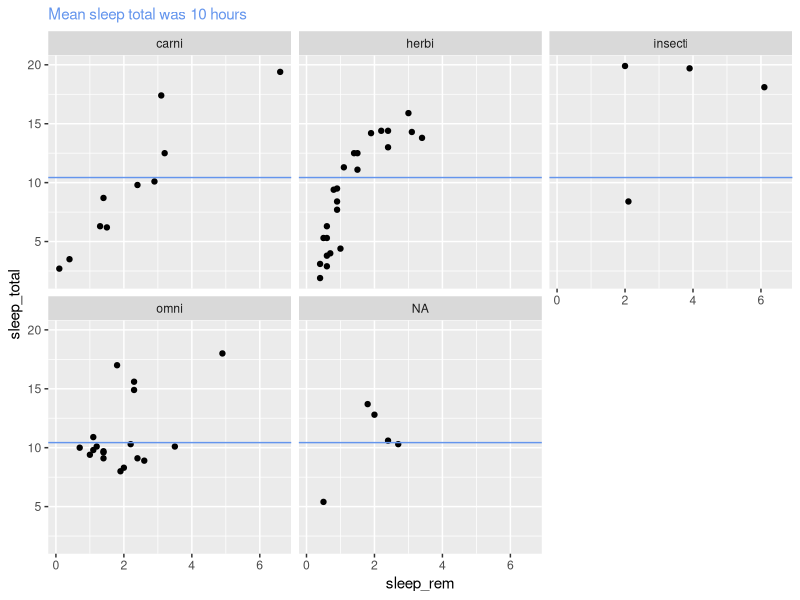
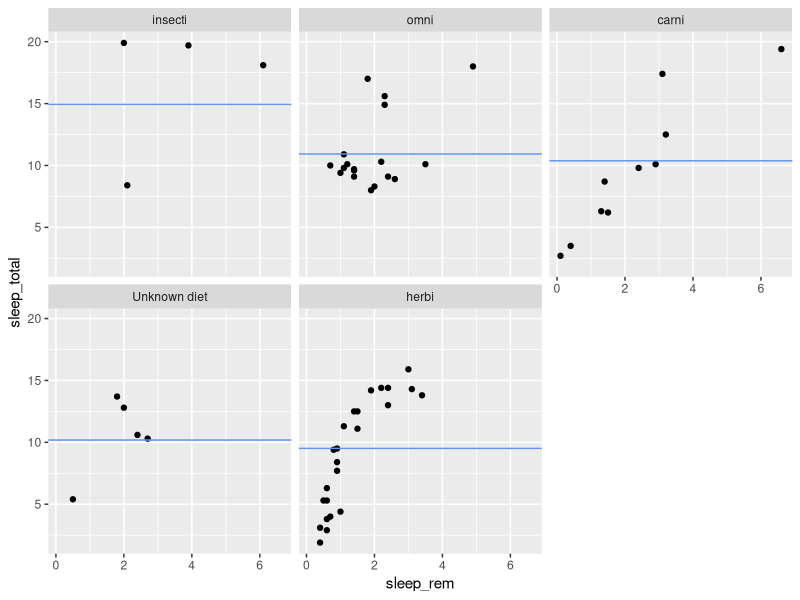

The R source for these figures, in order:
library(tidyverse)
library(ggtext)

sleep_total_mean <- msleep %>% 
  pull(sleep_total) %>% 
  mean()

msleep %>% 
  ggplot(aes(x = sleep_rem,
             y = sleep_total)) +
  geom_point() + 
  geom_hline(yintercept = sleep_total_mean,
             color = "cornflowerblue") +
  labs(subtitle = str_glue("<span style='color:cornflowerblue'>Mean sleep total was {round(sleep_total_mean)} hours</span>")) +
  facet_wrap(~ vore) +
  theme(plot.subtitle = element_markdown())



msleep %>% 
  group_by(vore) %>% 
  mutate(mean_total_sleep = mean(sleep_total, na.rm = TRUE)) %>% 
  ungroup() %>% 
  mutate(vore = fct_explicit_na(vore, na_level = "Unknown diet")) %>% 
  mutate(vore = fct_reorder(vore, mean_total_sleep),
         vore = fct_rev(vore)) %>%
  ggplot(aes(x = sleep_rem,
             y = sleep_total)) +
  geom_point() + 
  geom_hline(aes(yintercept = mean_total_sleep),
             color = "cornflowerblue") +
  facet_wrap(~ vore) +
  theme(plot.subtitle = element_markdown())
